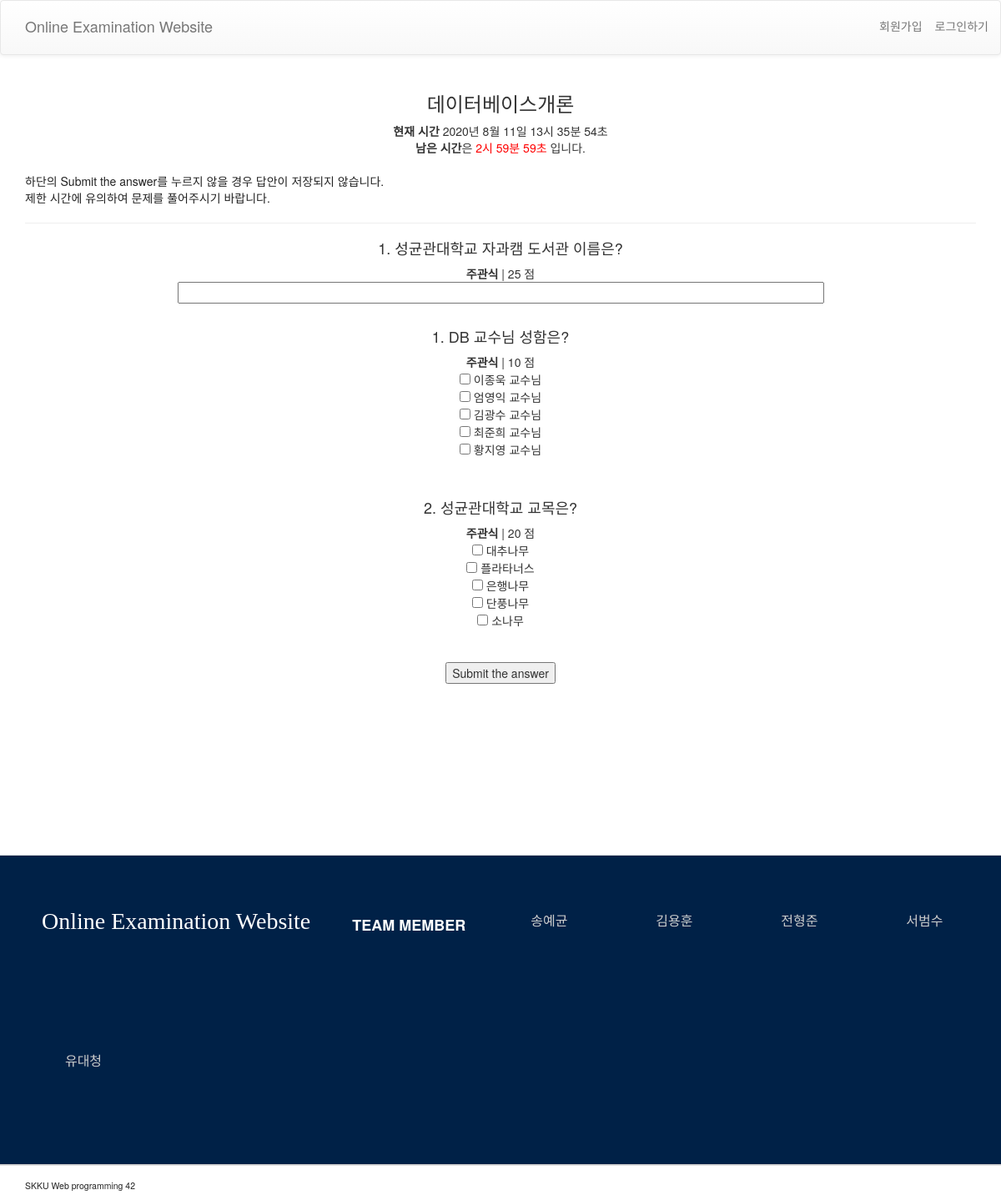
Page /admin_ctrlr/test/19/ on the committed database.
### admin_ctrlr/models.py (models this page shows, shortened)
class Test(models.Model):
    title = models.CharField(max_length=200)
    professor = models.ForeignKey(settings.AUTH_USER_MODEL, on_delete=models.CASCADE)
    test_time = models.DateField(default=None)
    SHORT = datetime.timedelta(hours=1)
    MEDIUM = datetime.timedelta(hours=3)
    LONG = datetime.timedelta(hours=5)
    period_choices = ((SHORT, '1 hour'), (MEDIUM, '3 hour'), (LONG, '5 hour'),)
    test_period = models.DurationField(choices=period_choices, default=MEDIUM)
    created_date = models.DateTimeField(default=timezone.now)
    auto_score = models.BooleanField(default=True)
    total_score = models.IntegerField(null=True)

class QuestionNa(models.Model):
    test = models.ForeignKey('Test', on_delete=models.CASCADE, related_name='Naquests')
    question_score = models.IntegerField()
    question_content = models.TextField()
    ans = models.CharField(max_length=200, null=True)
    class Meta:
        unique_together = (('test', 'question_content'),)
    def __str__(self):
        return self.question_content

class QuestionMc(models.Model):
    test = models.ForeignKey('Test', on_delete=models.CASCADE, related_name='Mcquests')
    question_score = models.IntegerField()
    question_content = models.TextField()
    multiple_choices = [('ONE', 'choice_one'), ('TWO', 'choice_two'), ('THR', 'choice_three'), ('FOU', 'choice_four'),
                        ('FIV', 'choice_five')]
    cor_ans = models.CharField(
        max_length=20,
        choices=multiple_choices,
        default='ONE')
    ans1 = models.CharField(max_length=20, default='보기를 입력하세요')
    ans2 = models.CharField(max_length=20, default='보기를 입력하세요')
    ans3 = models.CharField(max_length=20, default='보기를 입력하세요')
    ans4 = models.CharField(max_length=20, default='보기를 입력하세요')
    ans5 = models.CharField(max_length=20, default='보기를 입력하세요')
    class Meta:
        unique_together = (('test', 'question_content'),)
    def __str__(self):
        return self.question_content

### admin_ctrlr/views.py (the view, shortened to what this page needs)
# urls.py: path('test/<int:pk>/', views.test, name='test'),
def test(request, pk):
    test = get_object_or_404(Test, pk=pk)
    timelimit = test.get_test_period_display()[:1]
    questnas = QuestionNa.objects.filter(test=test)
    questmcs = QuestionMc.objects.filter(test=test)
    return render(request, 'test.html', {'test': test, 'questnas': questnas, 'questmcs': questmcs,
                                         'timelimit': timelimit, 'messages': messages})

### admin_ctrlr/templates/test.html (shortened to what this page needs)
{% extends 'base.html' %}
{% block content %}
    <div class="container">
        <h3>{{ test.title }}</h3>
        <div class="time"><strong>현재 시간</strong> <span id="ctime"></span> </div>
        <div id="ViewTimer"></div>
        <br>
        <p>하단의 Submit the answer를 누르지 않을 경우 답안이 저장되지 않습니다.<br>
            제한 시간에 유의하여 문제를 풀어주시기 바랍니다.</p>
        <hr>
        <form method="POST"> {% csrf_token %}
            {% for questna in questnas %}
                <h4>{{ forloop.counter }}. {{ questna }}</h4>
                <span><strong>주관식</strong> | {{ questna.question_score }} 점 </span>
                <br>
                {% if questna %}
                    <input type="text" name="na_std_ans" size="100">
                {% endif %}
                <br>
                <br>
            {% endfor %}
            {% for questmc in questmcs %}
                <h4>{{ forloop.counter }}. {{ questmc }}</h4>
                <span><strong>주관식</strong> | {{ questmc.question_score }} 점 </span>
                <br>
                {% if questmc %}
                    <input type="checkbox" name="mc_std_ans" value="ONE"> {{ questmc.ans1 }} <br>
                    <input type="checkbox" name="mc_std_ans" value="TWO"> {{ questmc.ans2 }} <br>
                    <input type="checkbox" name="mc_std_ans" value="THR"> {{ questmc.ans3 }} <br>
                    <input type="checkbox" name="mc_std_ans" value="FOU"> {{ questmc.ans4 }} <br>
                    <input type="checkbox" name="mc_std_ans" value="FIV"> {{ questmc.ans5 }} <br>
                {% endif %}
                <br>
                <br>
            {% endfor %}
            <input type="submit" value="Submit the answer">
        </form>
    </div>
{% endblock %}

### admin_ctrlr/static/css/style.css (style rules this page uses)
body { width: 100%; min-width: 1000px; }
p { color: #232323; }
.container { margin: 5px; }
p { text-align: left; }

### rows in the picture
Test: title "데이터베이스개론"
QuestionNa: question_content "성균관대학교 자과캠 도서관 이름은?", question_score "25"
QuestionMc: question_content "DB 교수님 성함은?", question_score "10", ans1 "이종욱 교수님", ans2 "엄영익 교수님", ans3 "김광수 교수님", ans4 "최준희 교수님", ans5 "황지영 교수님"
QuestionMc: question_content "성균관대학교 교목은?", question_score "20", ans1 "대추나무", ans2 "플라타너스", ans3 "은행나무", ans4 "단풍나무", ans5 "소나무"
